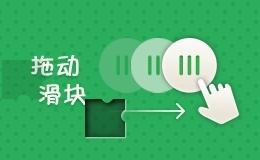
#> input picture 极验/new_bg.jpg, 260 x 160 px
$ python -i util.py   (imports and definitions only)
#> lines starting #> are read from the running program, lines starting #| are printed output that depends on the picture; after the words box and inside, x2 and y2 are one past the last pixel; in counts of white or black regions, pixels touching at a corner belong together
"""
e['heiht] = r, 160
e['width'] = 260;
Ut = [x,x,x,xx,x,]
for (var a = r / 2, _ = 0; _ < 52; _ += 1) {
    var c = Ut[_] % 26 * 12 + 1
      , u = 25 < Ut[_] ? a : 0
                            x, y, w, h
      , l = o[getImageData](c, u, 10, a);  // 获取一部分图片
    s[putImageData](l, _ % 26 * 10, 25 < _ ? a : 0); // 把一部分图片画到画布上
}
"""
import time
import re
import json

import cv2


# [81 lines left out: function trun_back, not called in this run]


def get_now():
    return int(time.time() * 1000)


# [10 lines left out: functions jsonp_handle, download_img, not called in this run]


# 计算滑块滑动的距离
def get_x():
    # opencv来完成计算
    """
    # 挨个跑...
    pip install python-opencv
    pip install opencv-python
    # x_jvli, guiji, tuodongshijian
    import cv2  # 导入cv2之后没有代码提示. 怎么办?
    :return:
    """
    # 读取两张图
    bg = cv2.imread("new_bg.jpg")
#> bg is the input picture: shape (160, 260, 3); mean B, G, R 108.1, 176.1, 68.1
    slice = cv2.imread("slice.jpg")
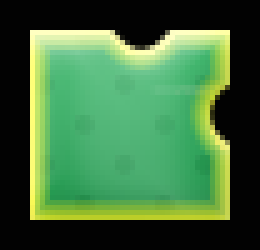
#> input picture 极验/slice.jpg, 52 x 50 px (shown 5 times larger)
#> slice is the input picture: shape (50, 52, 3); mean B, G, R 61.9, 107.9, 64.3

    # 做灰度处理
    bg = cv2.cvtColor(bg, cv2.COLOR_BGR2GRAY)
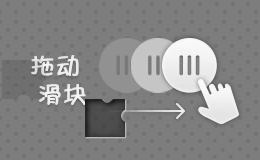
#> bg: shape (160, 260); min 11, max 255, mean 135.9
    slice = cv2.cvtColor(slice, cv2.COLOR_BGR2GRAY)
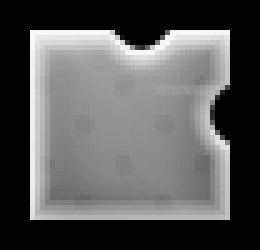
#> slice: shape (50, 52) (shown 5 times larger); min 2, max 248, mean 89.6

    # 图片边缘处理
    bg_can = cv2.Canny(bg, 255, 255)
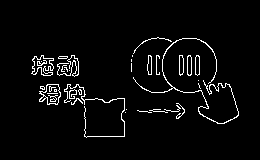
#> bg_can: shape (160, 260); 3.9% white in thin lines or dots, all inside (x1, y1, x2, y2) = (31, 37, 239, 138)
    slice = cv2.Canny(slice, 255, 255)
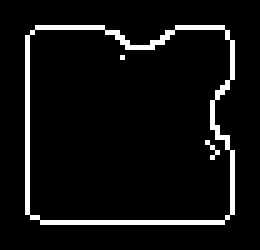
#> slice: shape (50, 52) (shown 5 times larger); 6.5% white in thin lines or dots, all inside (x1, y1, x2, y2) = (5, 5, 47, 45)

    # 匹配图像的相似度, TM_CCOEFF_NORMED参数固定即可
    r = cv2.matchTemplate(bg_can, slice, cv2.TM_CCOEFF_NORMED)
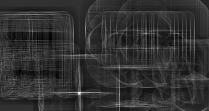
#> r: shape (111, 209) float32; min -0.0884, max 0.363, mean -0.00067; drawn with min black and max white

    # 获取匹配度最好的一个结果
    minVal, maxVal, minLoc, maxLoc = cv2.minMaxLoc(r)
#> minVal = -0.0884; maxVal = 0.363; minLoc = (20, 70); maxLoc = (79, 92)

    x = maxLoc[0]
#> x = 79
    y = maxLoc[1]
#> y = 92
    # 为了测试的
    # bg = cv2.rectangle(bg, (x, y), (x+50, y + 50), (255, 255, 255))
    # cv2.imshow("tu", bg)  # 弹窗
    # cv2.waitKey(0)  # 防止程序一闪就没了
    # cv2.destroyAllWindows()  # 关掉所有窗口
    return x


# 三代的极验轨迹..
# [44 lines left out: functions __ease_out_expo, get_slide_track, not called in this run]

'''
以下是极验四代的轨迹生成算法
def __ease_out_expo(x):
    if x == 1:
        return 1
    else:
        return 1 - pow(2, -10 * x)


def __ease_out_quart(x):
    return 1 - pow(1 - x, 4)


def get_slide_track(distance):
    """
    根据滑动距离生成滑动轨迹
    :param distance: 需要滑动的距离
    :return: 滑动轨迹<type 'list'>: [[x,y,t], ...]
        x: 已滑动的横向距离
        y: 已滑动的纵向距离, 除起点外, 均为0
        t: 滑动过程消耗的时间, 单位: 毫秒
    """
    ttt = 0
    if not isinstance(distance, int) or distance < 0:
        raise ValueError(f"distance类型必须是大于等于0的整数: distance: {distance}, type: {type(distance)}")
    # 初始化轨迹列表
    slide_track = [
        [random.randint(20, 60), random.randint(10, 40), 0]
    ]
    # 共记录count次滑块位置信息
    count = 30 + int(distance / 2)
    # 初始化滑动时间
    t = random.randint(50, 100)
    # 记录上一次滑动的距离
    _x = 0
    _y = 0
    for i in range(count):
        # 已滑动的横向距离
        x = round(__ease_out_expo(i / count) * distance)
        # 滑动过程消耗的时间
        t = random.randint(10, 20)
        if x == _x:
            continue
        slide_track.append([x - _x, _y, t])
        _x = x
        ttt += t
    slide_track.append([0, 0, random.randint(200, 300)])
    return slide_track, ttt


'''

>>> result = get_x()
#> result = 79
